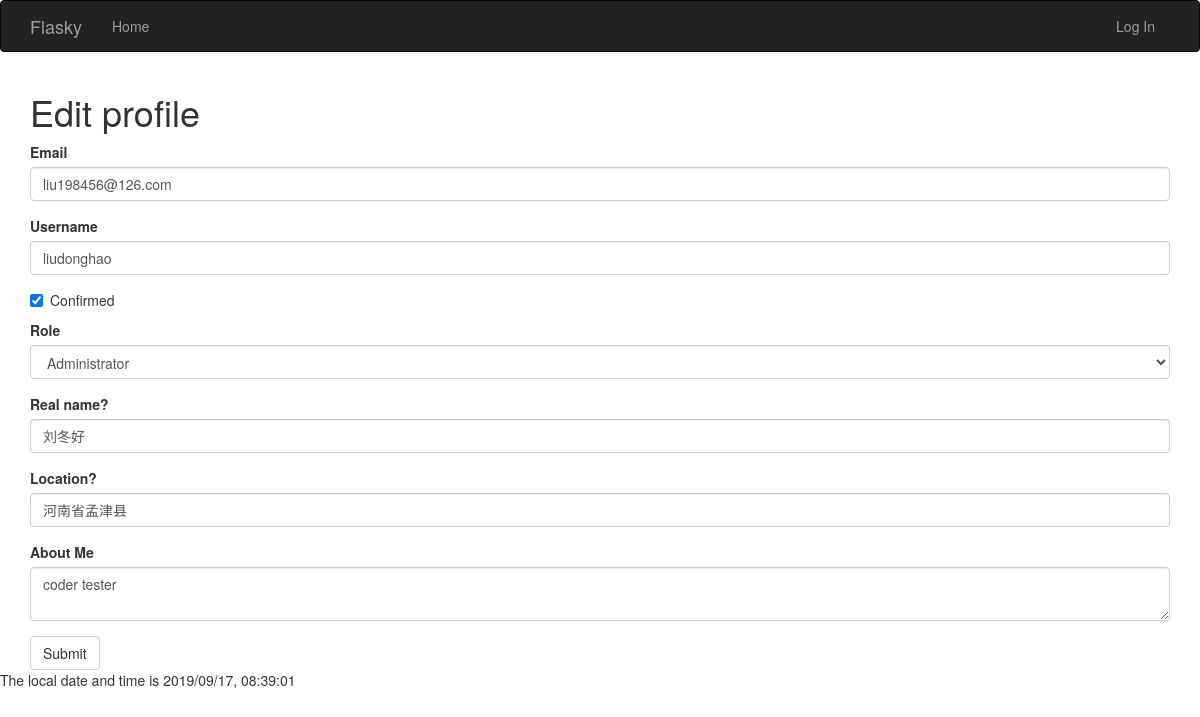
The app's page /edit_profile/1, older data.
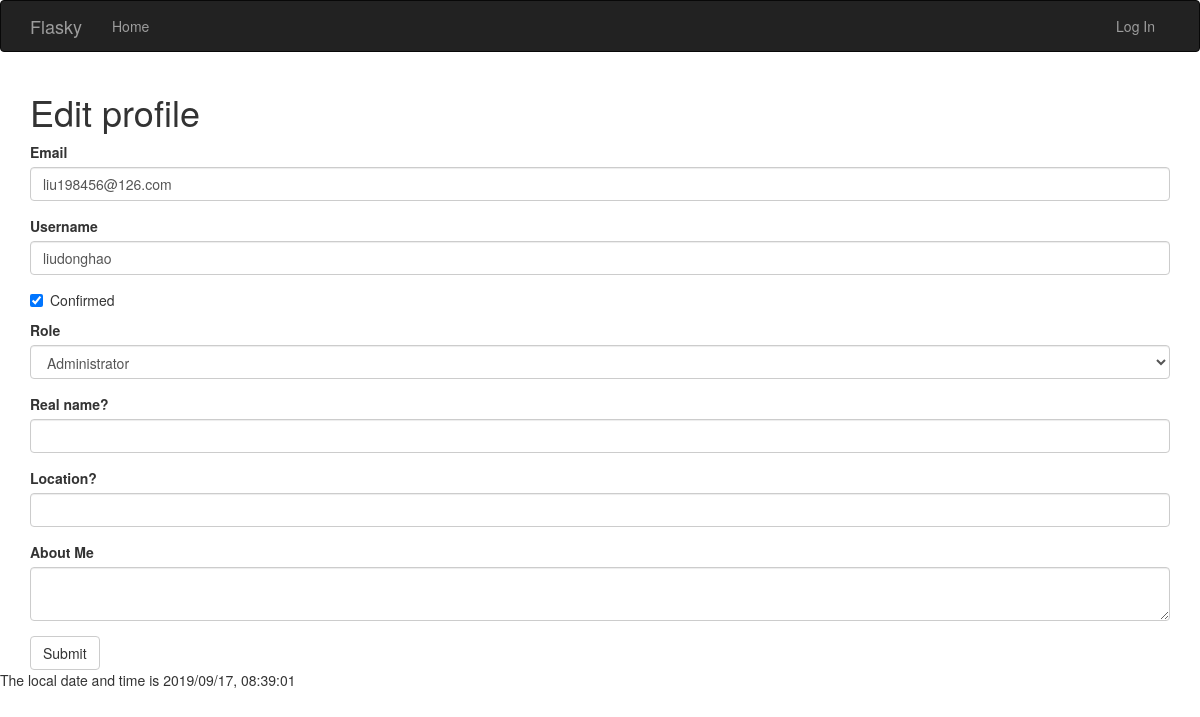
The same page, newer data.
### app/models.py (models this page shows, shortened)
class User(UserMixin, db.Model):
    __tablename__ = 'users'
    id = db.Column(db.Integer, primary_key=True)
    username = db.Column(db.String(65), unique=True, index=True)
    email = db.Column(db.String(65), unique=True, index=True)
    password_hash = db.Column(db.String(128))
    confirmed = db.Column(db.Boolean, default=False)
    name = db.Column(db.String(65))
    location = db.Column(db.String(65))
    about_me = db.Column(db.Text())
    member_since = db.Column(db.DateTime(), default=datetime.utcnow)
    last_seen    = db.Column(db.DateTime(), default=datetime.utcnow)
    role_id = db.Column(db.Integer, db.ForeignKey('roles.id'))
    posts = db.relationship('Post', backref='author', lazy='dynamic')
    followed = db.relationship('Follow', foreign_keys=[Follow.follower_id], backref=db.backref('follower', lazy='joined'), lazy='dynamic', cascade='all, delete-orphan')
    followers = db.relationship('Follow', foreign_keys=[Follow.followed_id], backref=db.backref('followed', lazy='joined'), lazy='dynamic', cascade='all, delete-orphan')
    @property
    def password(self):
        raise AttributeError('password is not a reable attribute')

### app/main/views.py (the view, shortened to what this page needs)
@main.route('/edit_profile/<int:id>', methods=['GET', 'POST'])
def edit_profile_admin(id):
    user = User.query.get_or_404(id)
    logger.info('user name %s' % user.name)
    form = EditProfileAdminForm(user)
    form.email.data = user.email
    form.username.data = user.username
    form.confirmed.data = user.confirmed
    form.role.data = user.role_id
    form.name.data = user.name
    form.location.data = user.location
    form.about_me.data = user.about_me
    return render_template('editprofile.html', form=form)

### app/main/forms.py (shortened to what this page needs)
class EditProfileAdminForm(Form):
    email = StringField('Email', validators=[Required(), Length(1,64), Email()])
    username = StringField('Username', validators=[Required(), Length(1,64), Regexp('^[A-Za-z][A-Za-z0-9_.]*$', 0, 'Username must have only letters, number, underscores and dot')])
    confirmed = BooleanField('Confirmed')
    role = SelectField('Role', coerce=int)
    name = StringField('Real name?', validators=[Length(0,64)])
    location = StringField('Location?', validators=[Length(0,64)])
    about_me = TextAreaField('About Me')
    submit = SubmitField('Submit')
    def __init__(self, user, *args, **kwargs):
        super(EditProfileAdminForm, self).__init__(*args, **kwargs)
        self.user = user
        self.role.choices = [(role.id, role.name) for role in Role.query.order_by(Role.name).all()]

### app/auth/views.py (called while the page is built)
@auth.before_app_request
def before_request():
    if current_user.is_authenticated:
        current_user.ping()
        if not current_user.confirmed \
        and request.endpoint[:5] != 'auth.' \
        and request.endpoint != 'static' :
            return redirect(url_for('auth.unconfirmed'))

### app/templates/editprofile.html (shortened to what this page needs)
{% extends 'base.html' %}
{% import "bootstrap/wtf.html" as wtf %}
{% block page_content %}
<div class="page-head">
	<h1>Edit {{current_user.username}} profile</h1>
</div>
{{ wtf.quick_form(form) }}
{% endblock %}

Row changes from the older to the newer data that the page shows:
changed User "liu198456@126.com": name "刘冬好" → (not shown); location "河南省孟津县" → (not shown); about_me "coder tester" → (not shown)
